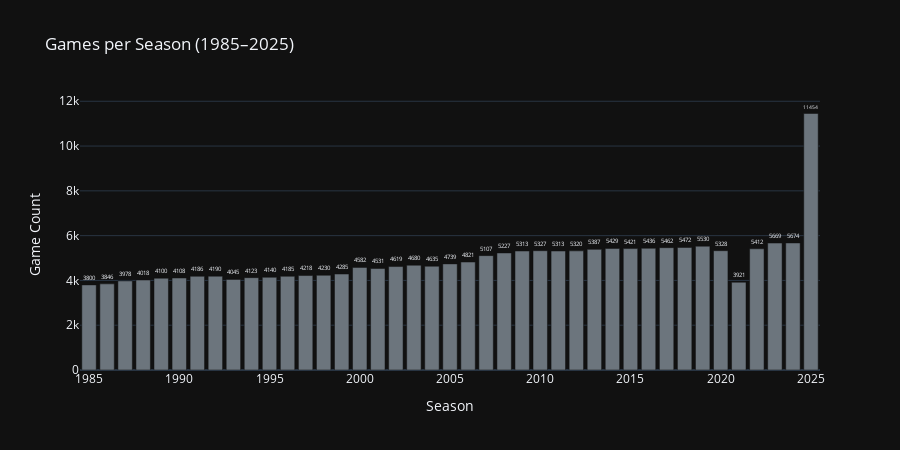

The cell this chart's notebook holds for it:
### Code cell
# ── 4.4  Per-season game counts bar chart ─────────────────────────────────────
per_season = (
    all_games_df.groupby("season")
    .size()
    .reset_index(name="game_count")
)

median_count = per_season["game_count"].median()
per_season["color"] = np.where(
    per_season["game_count"] < median_count * 0.7,
    COLOR_BAD,
    COLOR_NEUTRAL,
)

fig = go.Figure(
    go.Bar(
        x=per_season["season"],
        y=per_season["game_count"],
        marker_color=per_season["color"],
        text=per_season["game_count"],
        textposition="outside",
    )
)
fig.update_layout(
    title="Games per Season (1985–2025)",
    xaxis_title="Season",
    yaxis_title="Game Count",
    template="plotly_dark",
    height=450,
)
fig.show()

print("\nSummary:")
print(per_season.sort_values("game_count").head(5).to_string(index=False))
print("...")

### Figure 1 — Plotly figure (JSON) as saved in the notebook; plotly's stock layout.template omitted (floating-point values rounded to 4 significant figures)
{"data": [{"marker": {"color": ["#6c757d", "#6c757d", "#6c757d", "#6c757d", "#6c757d", "#6c757d", "#6c757d", "#6c757d", "#6c757d", "#6c757d", "#6c757d", "#6c757d", "#6c757d", "#6c757d", "#6c757d", "#6c757d", "#6c757d", "#6c757d", "#6c757d", "#6c757d", "#6c757d", "#6c757d", "#6c757d", "#6c757d", "#6c757d", "#6c757d", "#6c757d", "#6c757d", "#6c757d", "#6c757d", "#6c757d", "#6c757d", "#6c757d", "#6c757d", "#6c757d", "#6c757d", "#6c757d", "#6c757d", "#6c757d", "#6c757d", "#6c757d"]}, "text": [3800.0, 3846.0, 3978.0, 4018.0, 4100.0, 4108.0, 4186.0, 4190.0, 4045.0, 4123.0, 4140.0, 4185.0, 4218.0, 4230.0, 4285.0, 4582.0, 4531.0, 4619.0, 4680.0, 4635.0, 4739.0, 4821.0, 5107.0, 5227.0, 5313.0, 5327.0, 5313.0, 5320.0, 5387.0, 5429.0, 5421.0, 5436.0, 5462.0, 5472.0, 5530.0, 5328.0, 3921.0, 5412.0, 5669.0, 5674.0, 11450.0], "textposition": "outside", "type": "bar", "x": [1985, 1986, 1987, 1988, 1989, 1990, 1991, 1992, 1993, 1994, 1995, 1996, 1997, 1998, 1999, 2000, 2001, 2002, 2003, 2004, 2005, 2006, 2007, 2008, 2009, 2010, 2011, 2012, 2013, 2014, 2015, 2016, 2017, 2018, 2019, 2020, 2021, 2022, 2023, 2024, 2025], "y": [3800, 3846, 3978, 4018, 4100, 4108, 4186, 4190, 4045, 4123, 4140, 4185, 4218, 4230, 4285, 4582, 4531, 4619, 4680, 4635, 4739, 4821, 5107, 5227, 5313, 5327, 5313, 5320, 5387, 5429, 5421, 5436, 5462, 5472, 5530, 5328, 3921, 5412, 5669, 5674, 11454]}], "layout": {"height": 450, "title": {"text": "Games per Season (1985–2025)"}, "xaxis": {"title": {"text": "Season"}}, "yaxis": {"title": {"text": "Game Count"}}}}
